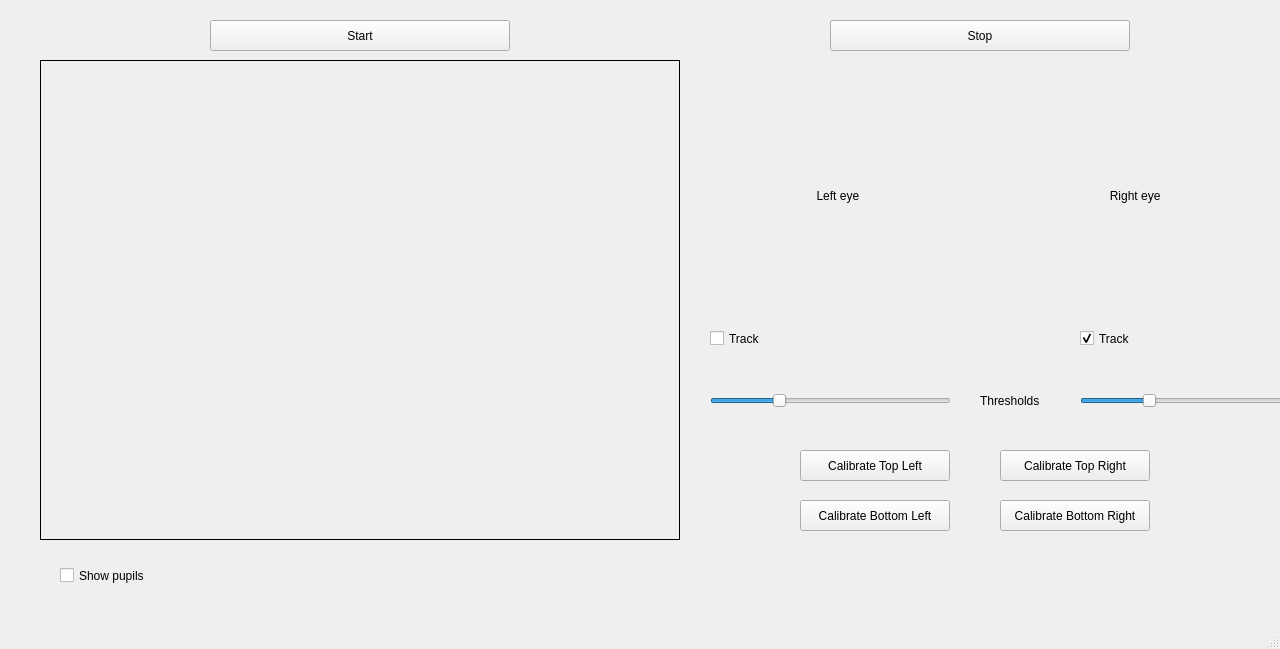
<?xml version="1.0" encoding="UTF-8"?>
<ui version="4.0">
 <class>MainWindow</class>
 <widget class="QMainWindow" name="MainWindow">
  <property name="geometry">
   <rect>
    <x>0</x>
    <y>0</y>
    <width>1280</width>
    <height>649</height>
   </rect>
  </property>
  <property name="windowTitle">
   <string>MainWindow</string>
  </property>
  <property name="styleSheet">
   <string notr="true"/>
  </property>
  <widget class="QWidget" name="centralwidget">
   <widget class="QCheckBox" name="pupilsCheckbox">
    <property name="geometry">
     <rect>
      <x>60</x>
      <y>550</y>
      <width>121</width>
      <height>51</height>
     </rect>
    </property>
    <property name="text">
     <string>Show pupils</string>
    </property>
   </widget>
   <widget class="QLabel" name="rightEyeBox">
    <property name="enabled">
     <bool>true</bool>
    </property>
    <property name="geometry">
     <rect>
      <x>1000</x>
      <y>70</y>
      <width>241</width>
      <height>251</height>
     </rect>
    </property>
    <property name="text">
     <string>                                 Right eye</string>
    </property>
    <property name="textFormat">
     <enum>Qt::AutoText</enum>
    </property>
    <property name="scaledContents">
     <bool>false</bool>
    </property>
   </widget>
   <widget class="QLabel" name="baseImage">
    <property name="geometry">
     <rect>
      <x>40</x>
      <y>60</y>
      <width>640</width>
      <height>480</height>
     </rect>
    </property>
    <property name="frameShape">
     <enum>QFrame::Box</enum>
    </property>
    <property name="text">
     <string/>
    </property>
   </widget>
   <widget class="QLabel" name="leftEyeBox">
    <property name="enabled">
     <bool>true</bool>
    </property>
    <property name="geometry">
     <rect>
      <x>710</x>
      <y>70</y>
      <width>241</width>
      <height>251</height>
     </rect>
    </property>
    <property name="text">
     <string>                                Left eye</string>
    </property>
   </widget>
   <widget class="QPushButton" name="stopButton">
    <property name="geometry">
     <rect>
      <x>830</x>
      <y>20</y>
      <width>300</width>
      <height>31</height>
     </rect>
    </property>
    <property name="text">
     <string>Stop</string>
    </property>
   </widget>
   <widget class="QPushButton" name="startButton">
    <property name="geometry">
     <rect>
      <x>210</x>
      <y>20</y>
      <width>300</width>
      <height>31</height>
     </rect>
    </property>
    <property name="text">
     <string>Start</string>
    </property>
   </widget>

   <widget class="QPushButton" name="calibrateTopLeftButton">
    <property name="geometry">
     <rect>
      <x>800</x>
      <y>450</y>
      <width>150</width>
      <height>31</height>
     </rect>
    </property>
    <property name="text">
     <string>Calibrate Top Left</string>
    </property>
   </widget>]

   <widget class="QPushButton" name="calibrateTopRightButton">
    <property name="geometry">
     <rect>
      <x>1000</x>
      <y>450</y>
      <width>150</width>
      <height>31</height>
     </rect>
    </property>
    <property name="text">
     <string>Calibrate Top Right</string>
    </property>
   </widget>

   <widget class="QPushButton" name="calibrateBottomLeftButton">
    <property name="geometry">
     <rect>
      <x>800</x>
      <y>500</y>
      <width>150</width>
      <height>31</height>
     </rect>
    </property>
    <property name="text">
     <string>Calibrate Bottom Left</string>
    </property>
   </widget>

   <widget class="QPushButton" name="calibrateBottomRightButton">
    <property name="geometry">
     <rect>
      <x>1000</x>
      <y>500</y>
      <width>150</width>
      <height>31</height>
     </rect>
    </property>
    <property name="text">
     <string>Calibrate Bottom Right</string>
    </property>
   </widget>

   <widget class="QCheckBox" name="leftEyeCheckbox">
    <property name="geometry">
     <rect>
      <x>710</x>
      <y>330</y>
      <width>70</width>
      <height>17</height>
     </rect>
    </property>
    <property name="text">
     <string>Track</string>
    </property>
   </widget>
   <widget class="QCheckBox" name="rightEyeCheckbox">
    <property name="geometry">
     <rect>
      <x>1080</x>
      <y>330</y>
      <width>70</width>
      <height>17</height>
     </rect>
    </property>
    <property name="text">
     <string>Track</string>
    </property>
    <property name="checked">
     <bool>true</bool>
    </property>
   </widget>
   <widget class="QSlider" name="leftEyeThreshold">
    <property name="geometry">
     <rect>
      <x>710</x>
      <y>390</y>
      <width>241</width>
      <height>22</height>
     </rect>
    </property>
    <property name="maximum">
     <number>255</number>
    </property>
    <property name="value">
     <number>70</number>
    </property>
    <property name="orientation">
     <enum>Qt::Horizontal</enum>
    </property>
   </widget>
   <widget class="QLabel" name="thresholdsLabel">
    <property name="geometry">
     <rect>
      <x>980</x>
      <y>390</y>
      <width>61</width>
      <height>21</height>
     </rect>
    </property>
    <property name="text">
     <string>Thresholds</string>
    </property>
   </widget>
   <widget class="QSlider" name="rightEyeThreshold">
    <property name="geometry">
     <rect>
      <x>1080</x>
      <y>390</y>
      <width>241</width>
      <height>22</height>
     </rect>
    </property>
    <property name="maximum">
     <number>255</number>
    </property>
    <property name="value">
     <number>70</number>
    </property>
    <property name="orientation">
     <enum>Qt::Horizontal</enum>
    </property>
   </widget>
  </widget>
  <widget class="QMenuBar" name="menubar">
   <property name="geometry">
    <rect>
     <x>0</x>
     <y>0</y>
     <width>1366</width>
     <height>21</height>
    </rect>
   </property>
  </widget>
  <widget class="QStatusBar" name="statusbar"/>
 </widget>
 <resources/>
 <connections/>
</ui>
